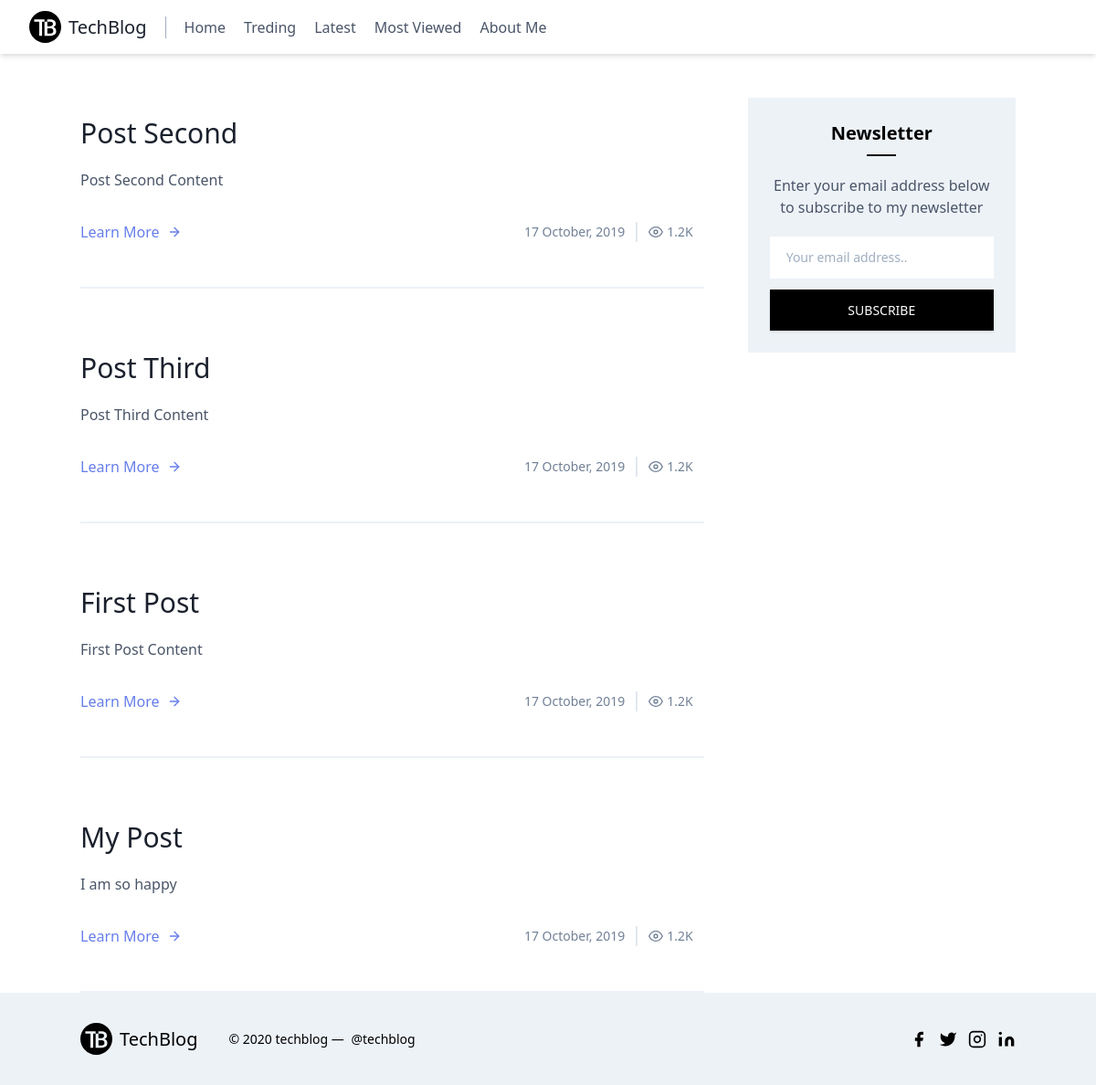
/, run on an earlier commit of the app's database.
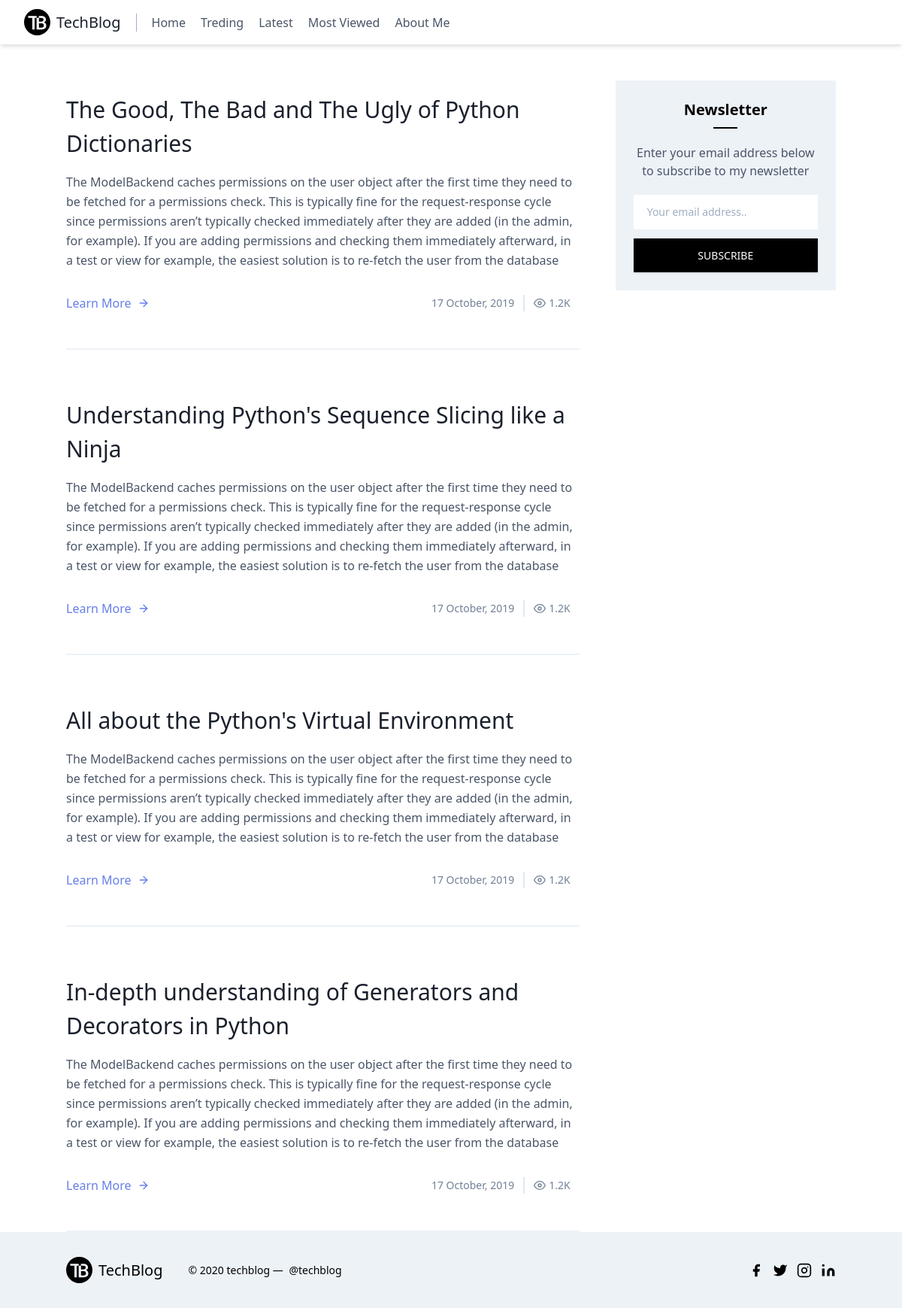
And on a later commit of the database.
### blog/models.py (models this page shows, shortened)
class Post(models.Model):
    title = models.CharField(max_length=100)
    content = models.TextField()
    tags = models.ManyToManyField(Tag, related_name="tags", blank=True)
    date_posted = models.DateTimeField(default=timezone.now)
    author = models.ForeignKey(User, on_delete=models.CASCADE)

### blog/views.py (the view)
# urls.py: path('', views.home, name="blog-home"),
def home(request):
    context = {
        'posts': Post.objects.all()
    }
    return render(request, 'blog/home.html', context)

### blog/templates/blog/home.html (shortened to what this page needs)
{% extends 'blog/base.html' %}
{% block content %}
    <section class="flex text-gray-700">
        <div class="md:w-2/3">
            {% for post in posts %}
                <article class="px-5 py-8 md:px-0 md:py-12 border-b-2 border-gray-200">
                    <h2 class="sm:text-3xl text-2xl title-font font-medium text-gray-900 mt-4 mb-4">{{ post.title }}</h2>
                    <p class="leading-relaxed mb-8">{{ post.content }}</p>
                    <div class="flex items-center flex-wrap mt-auto w-full">
                        <a class="text-indigo-500 inline-flex items-center">
                            Learn More
                            <svg class="w-4 h-4 ml-2" viewBox="0 0 24 24" stroke="currentColor" stroke-width="2" fill="none" stroke-linecap="round" stroke-linejoin="round">
                                <path d="M5 12h14"></path>
                                <path d="M12 5l7 7-7 7"></path>
                            </svg>
                        </a>
                        <span class="text-gray-600 leading-none text-sm ml-auto pr-3 py-1 border-r-2 border-gray-300">
                            <span>{{ post.date_posted|date:"d F, Y" }}</span>
                        </span>
                        <span class="text-gray-600 mr-3 inline-flex items-center leading-none text-sm py-1 pl-3">
                            <svg class="w-4 h-4 mr-1" stroke="currentColor" stroke-width="2" fill="none" stroke-linecap="round" stroke-linejoin="round" viewBox="0 0 24 24">
                                <path d="M1 12s4-8 11-8 11 8 11 8-4 8-11 8-11-8-11-8z"></path>
                                <circle cx="12" cy="12" r="3"></circle>
                            </svg>
                            <span>1.2K</span>
                        </span>
                    </div>
                </article>
            {% endfor %}
        </div>
        <div class="md:w-1/3 md:pl-12">
            <div class="bg-gray-200 text-center mx-5 my-8 md:mx-0 md:my-12 px-6 py-6">
                <p class="text-xl text-black font-bold mb-2">Newsletter</p>
                <p class="w-8 border-b-2 border-black mx-auto mb-5"></p>
                <p class="mb-5">Enter your email address below to subscribe to my newsletter</p>
                <form class="w-full">
                    <input class="w-full py-3 px-4 border-2 border-white text-sm text-gray-700 leading-tight appearance-none focus:outline-none focus:border-black mb-3" type="text" placeholder="Your email address..">
                    <button class="w-full py-3 px-4 bg-black text-white text-sm shadow" type="button">SUBSCRIBE</button>
                </form>
            </div>
        </div>
    </section>
{% endblock content %}

What changed in the data, as far as the page shows it:
changed Post: title "Post Second" → "The Good, The Bad and The Ugly of Python Dictionaries"; content "Post Second Content" → "The ModelBackend caches permissions on the user object after the first time they need to be fetched for a permissions check. This is typically fine for the request-response cycle since permissions aren’t typically checked immediately after they are added (in the admin, for example). If you are adding permissions and checking them immediately afterward, in a test or view for example, the easiest solution is to re-fetch the user from the database"
changed Post: title "Post Third" → "Understanding Python's Sequence Slicing like a Ninja"; content "Post Third Content" → "The ModelBackend caches permissions on the user object after the first time they need to be fetched for a permissions check. This is typically fine for the request-response cycle since permissions aren’t typically checked immediately after they are added (in the admin, for example). If you are adding permissions and checking them immediately afterward, in a test or view for example, the easiest solution is to re-fetch the user from the database"
changed Post: title "First Post" → "All about the Python's Virtual Environment"; content "First Post Content" → "The ModelBackend caches permissions on the user object after the first time they need to be fetched for a permissions check. This is typically fine for the request-response cycle since permissions aren’t typically checked immediately after they are added (in the admin, for example). If you are adding permissions and checking them immediately afterward, in a test or view for example, the easiest solution is to re-fetch the user from the database"
changed Post: title "My Post" → "In-depth understanding of Generators and Decorators in Python"; content "I am so happy" → "The ModelBackend caches permissions on the user object after the first time they need to be fetched for a permissions check. This is typically fine for the request-response cycle since permissions aren’t typically checked immediately after they are added (in the admin, for example). If you are adding permissions and checking them immediately afterward, in a test or view for example, the easiest solution is to re-fetch the user from the database"
